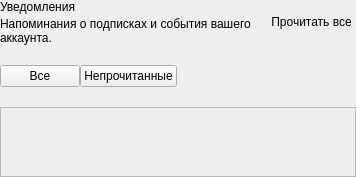
                  <widget class="QWidget" name="notificationsPage">
                    <layout class="QVBoxLayout" name="notificationsLayout" stretch="0,0,1">
                      <property name="leftMargin">
                        <number>0</number>
                      </property>
                      <property name="topMargin">
                        <number>0</number>
                      </property>
                      <property name="rightMargin">
                        <number>0</number>
                      </property>
                      <property name="bottomMargin">
                        <number>0</number>
                      </property>
                      <property name="spacing">
                        <number>20</number>
                      </property>
                      <item>
                        <widget class="QWidget" name="notificationsHeading">
                          <layout class="QHBoxLayout" name="notificationsHeadingLayout" stretch="1,0">
                            <property name="leftMargin">
                              <number>0</number>
                            </property>
                            <property name="topMargin">
                              <number>0</number>
                            </property>
                            <property name="rightMargin">
                              <number>0</number>
                            </property>
                            <property name="bottomMargin">
                              <number>0</number>
                            </property>
                            <property name="spacing">
                              <number>16</number>
                            </property>
                            <item>
                              <widget class="QWidget" name="notificationsHeadingText">
                                <layout class="QVBoxLayout" name="notificationsTitlesLayout">
                                  <property name="leftMargin">
                                    <number>0</number>
                                  </property>
                                  <property name="topMargin">
                                    <number>0</number>
                                  </property>
                                  <property name="rightMargin">
                                    <number>0</number>
                                  </property>
                                  <property name="bottomMargin">
                                    <number>0</number>
                                  </property>
                                  <property name="spacing">
                                    <number>3</number>
                                  </property>
                                  <item>
                                    <widget class="QLabel" name="notificationsTitle">
                                      <property name="text">
                                        <string>Уведомления</string>
                                      </property>
                                      <property name="heading" stdset="0">
                                        <bool>true</bool>
                                      </property>
                                    </widget>
                                  </item>
                                  <item>
                                    <widget class="QLabel" name="notificationsSubtitle">
                                      <property name="text">
                                        <string>Напоминания о подписках и события вашего аккаунта.</string>
                                      </property>
                                      <property name="muted" stdset="0">
                                        <bool>true</bool>
                                      </property>
                                      <property name="wordWrap">
                                        <bool>true</bool>
                                      </property>
                                    </widget>
                                  </item>
                                </layout>
                              </widget>
                            </item>
                            <item>
                              <widget class="QPushButton" name="markAllReadButton">
                                <property name="text">
                                  <string>Прочитать все</string>
                                </property>
                                <property name="flat" stdset="0">
                                  <bool>true</bool>
                                </property>
                              </widget>
                            </item>
                          </layout>
                        </widget>
                      </item>
                      <item>
                        <widget class="QWidget" name="notificationTabWrapper">
                          <layout class="QHBoxLayout" name="notificationTabWrapperLayout">
                            <property name="leftMargin">
                              <number>0</number>
                            </property>
                            <property name="topMargin">
                              <number>0</number>
                            </property>
                            <property name="rightMargin">
                              <number>0</number>
                            </property>
                            <property name="bottomMargin">
                              <number>0</number>
                            </property>
                            <property name="spacing">
                              <number>0</number>
                            </property>
                            <item>
                              <widget class="QFrame" name="notificationTabs">
                                <property name="tabs" stdset="0">
                                  <bool>true</bool>
                                </property>
                                <layout class="QHBoxLayout" name="notificationTabsLayout">
                                  <property name="leftMargin">
                                    <number>0</number>
                                  </property>
                                  <property name="topMargin">
                                    <number>0</number>
                                  </property>
                                  <property name="rightMargin">
                                    <number>0</number>
                                  </property>
                                  <property name="bottomMargin">
                                    <number>0</number>
                                  </property>
                                  <property name="spacing">
                                    <number>0</number>
                                  </property>
                                  <item>
                                    <widget class="QPushButton" name="allNotificationsTab">
                                      <property name="text">
                                        <string>Все</string>
                                      </property>
                                      <property name="checkable">
                                        <bool>true</bool>
                                      </property>
                                      <property name="tab" stdset="0">
                                        <bool>true</bool>
                                      </property>
                                    </widget>
                                  </item>
                                  <item>
                                    <widget class="QPushButton" name="unreadNotificationsTab">
                                      <property name="text">
                                        <string>Непрочитанные</string>
                                      </property>
                                      <property name="checkable">
                                        <bool>true</bool>
                                      </property>
                                      <property name="tab" stdset="0">
                                        <bool>true</bool>
                                      </property>
                                    </widget>
                                  </item>
                                </layout>
                              </widget>
                            </item>
                            <item>
                              <spacer name="notificationTabsSpacer">
                                <property name="orientation">
                                  <enum>Qt::Horizontal</enum>
                                </property>
                                <property name="sizeHint">
                                  <size>
                                    <width>10</width>
                                    <height>0</height>
                                  </size>
                                </property>
                              </spacer>
                            </item>
                          </layout>
                        </widget>
                      </item>
                      <item>
                        <widget class="QScrollArea" name="notificationsScrollArea">
                          <property name="widgetResizable">
                            <bool>true</bool>
                          </property>
                          <property name="horizontalScrollBarPolicy">
                            <enum>Qt::ScrollBarPolicy::ScrollBarAlwaysOff</enum>
                          </property>
                          <widget class="QWidget" name="notificationsScrollAreaContents">
                            <layout class="QVBoxLayout" name="notificationRowsLayout">
                              <property name="leftMargin">
                                <number>0</number>
                              </property>
                              <property name="topMargin">
                                <number>0</number>
                              </property>
                              <property name="rightMargin">
                                <number>0</number>
                              </property>
                              <property name="bottomMargin">
                                <number>0</number>
                              </property>
                              <property name="spacing">
                                <number>12</number>
                              </property>
                            </layout>
                          </widget>
                        </widget>
                      </item>
                    </layout>
                  </widget>
